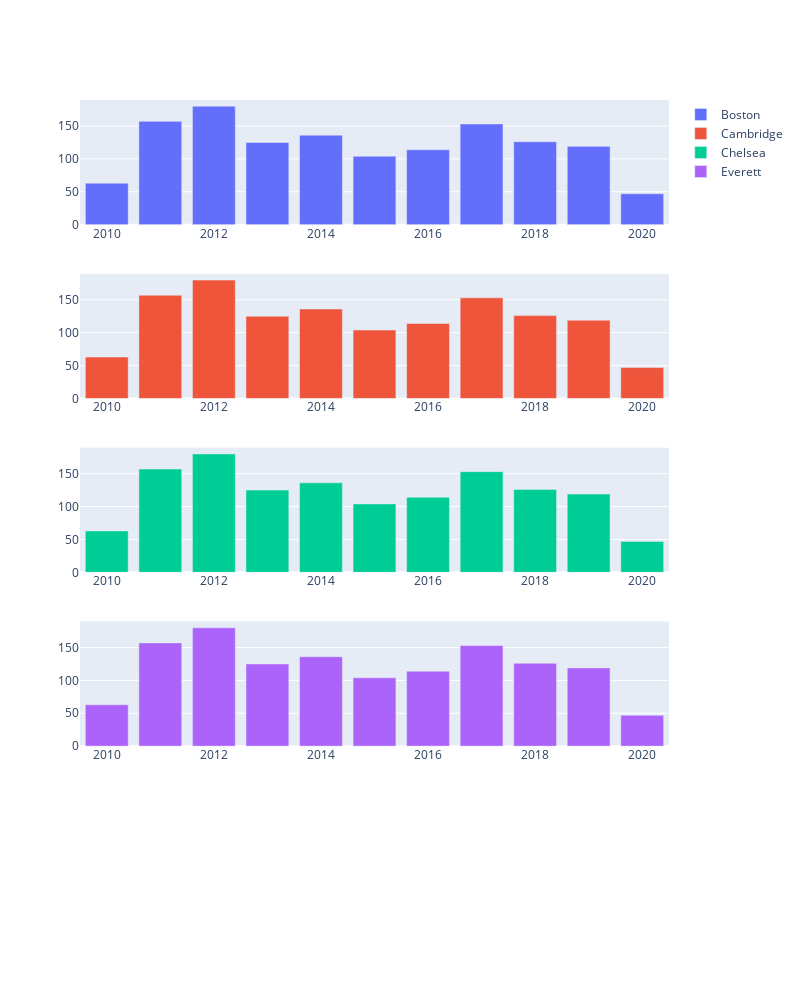

Notebook code for this chart:
### Code cell
# AREA WISE VISITS PER YEAR
# WHAT WAS THE AVERAGE DEMOGRAPHICS ?
row=1
fig=make_subplots(rows=5,cols=1,specs=[[{"type": "bar"}],
                           [{"type": "bar"}],
                           [{"type": "bar"}],
                        [{"type": "bar"}],
                           [{"type": "bar"}]])
for city,group in df.groupby(["CITY"]):
    years=df["YEAR"].value_counts()
    fig.append_trace(go.Bar(x=years.index,y=years.values,name=city),row=row,col=1)
    row+=1
    if row>=5:
        break

fig.update_layout(height=1000,width=800)
fig.show()

### Figure 1 — Plotly figure (JSON) as saved in the notebook; plotly's stock layout.template omitted (floating-point values rounded to 4 significant figures)
{"data": [{"name": "Boston", "type": "bar", "x": [2012, 2011, 2017, 2014, 2018, 2013, 2019, 2016, 2015, 2010, 2020], "xaxis": "x", "y": [180, 157, 153, 136, 126, 125, 119, 114, 104, 63, 47], "yaxis": "y"}, {"name": "Cambridge", "type": "bar", "x": [2012, 2011, 2017, 2014, 2018, 2013, 2019, 2016, 2015, 2010, 2020], "xaxis": "x2", "y": [180, 157, 153, 136, 126, 125, 119, 114, 104, 63, 47], "yaxis": "y2"}, {"name": "Chelsea", "type": "bar", "x": [2012, 2011, 2017, 2014, 2018, 2013, 2019, 2016, 2015, 2010, 2020], "xaxis": "x3", "y": [180, 157, 153, 136, 126, 125, 119, 114, 104, 63, 47], "yaxis": "y3"}, {"name": "Everett", "type": "bar", "x": [2012, 2011, 2017, 2014, 2018, 2013, 2019, 2016, 2015, 2010, 2020], "xaxis": "x4", "y": [180, 157, 153, 136, 126, 125, 119, 114, 104, 63, 47], "yaxis": "y4"}], "layout": {"height": 1000, "width": 800, "xaxis": {"anchor": "y", "domain": [0, 1]}, "xaxis2": {"anchor": "y2", "domain": [0, 1]}, "xaxis3": {"anchor": "y3", "domain": [0, 1]}, "xaxis4": {"anchor": "y4", "domain": [0, 1]}, "xaxis5": {"anchor": "y5", "domain": [0, 1]}, "yaxis": {"anchor": "x", "domain": [0.848, 1]}, "yaxis2": {"anchor": "x2", "domain": [0.636, 0.788]}, "yaxis3": {"anchor": "x3", "domain": [0.424, 0.576]}, "yaxis4": {"anchor": "x4", "domain": [0.212, 0.364]}, "yaxis5": {"anchor": "x5", "domain": [0, 0.152]}}}
